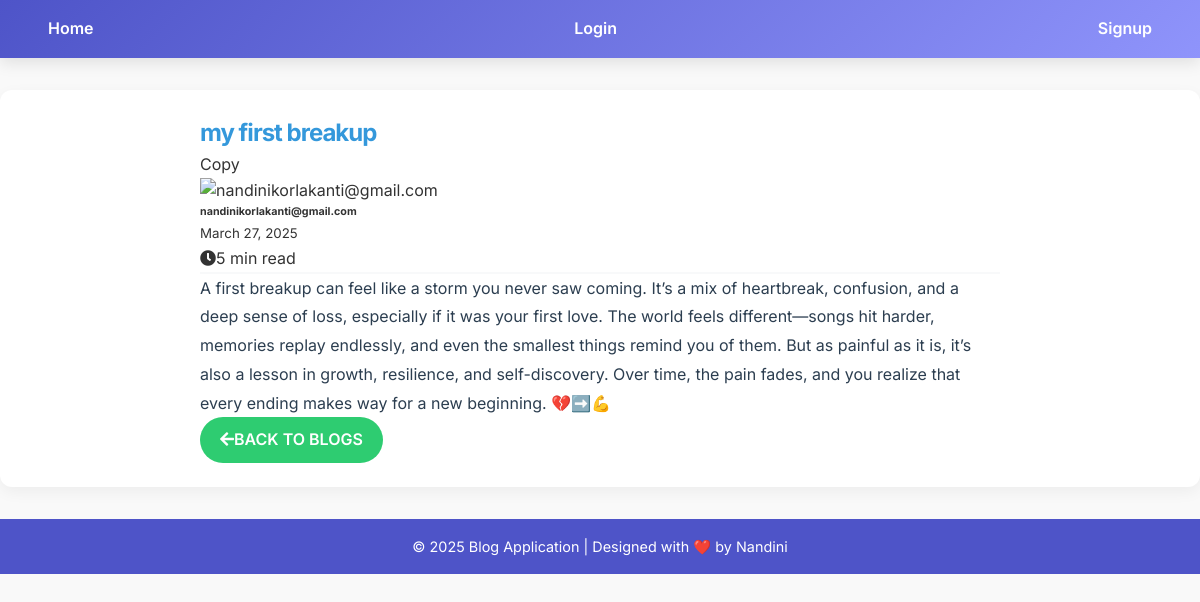
Page /blog/1/ on the committed database.
### blog/models.py (models this page shows, shortened)
class BlogPost(models.Model):
    author = models.ForeignKey(User, on_delete=models.CASCADE)
    title = models.CharField(max_length=200)
    content = models.TextField()
    created_at = models.DateTimeField(auto_now_add=True)
    updated_at = models.DateTimeField(auto_now=True)

### blog/views.py (the view)
# urls.py: path('blog/<int:pk>/', views.blog_detail, name='blog_detail'),
def blog_detail(request, pk):
    blog_post = get_object_or_404(BlogPost, pk=pk)
    return render(request, 'blog/blog_detail.html', {'blog_post': blog_post})

### blog/templates/blog/blog_detail.html (shortened to what this page needs)
{% extends "base.html" %}
{% block content %}
<div class="container blog-details-container mt-4">
    <div class="blog-details-card shadow-lg p-5 bg-white rounded-lg">
        <h2 class="blog-title text-primary mb-3">{{ blog_post.title }}</h2>
Copy    <div class="blog-meta d-flex justify-content-between align-items-center mb-4 pb-3 border-bottom">
        <div class="author-info d-flex align-items-center">
            <div class="author-avatar mr-3">
                <img src="/api/placeholder/50/50" alt="{{ blog_post.author }}" class="rounded-circle" style="width: 50px; height: 50px; object-fit: cover;">
            </div>
            <div>
                <h6 class="mb-0 text-muted">{{ blog_post.author }}</h6>
                <small class="text-muted">{{ blog_post.created_at|date:"F d, Y" }}</small>
            </div>
        </div>
        <div class="blog-read-time text-muted">
            <i class="fas fa-clock mr-2"></i>5 min read
        </div>
    </div>
    <div class="blog-content mb-4">
        <p class="lead text-dark">{{ blog_post.content }}</p>
    </div>
    <div class="blog-actions d-flex justify-content-between align-items-center">
        <a href="{% url 'blog_list' %}" class="btn btn-secondary btn-back">
            <i class="fas fa-arrow-left mr-2"></i>Back to Blogs
        </a>
    </div>
</div>
</div>
{% endblock %}

### blog/templates/base.html (style rules this page uses)
* { margin: 0; padding: 0; box-sizing: border-box; font-family: 'Inter', sans-serif; }
body { background-color: #f9f9f9; color: #333; line-height: 1.6; }
.btn { display: inline-block; padding: 10px 20px; font-size: 1rem; font-weight: 600; text-transform: uppercase; border: none; border-radius: 30px; background-color: #4e54c8; color: #fff; cursor: pointer; transition: all 0.3s ease; text-decoration: none; }

### blog/templates/blog/blog_detail.html (style rules this page uses)
:root { --primary-color: #3498db; --secondary-color: #2ecc71; --text-color: #2c3e50; --background-light: #f8f9fa; }
.blog-details-container { max-width: 800px; margin: 0 auto; }
.blog-details-card { border: none; transition: all 0.3s ease; }
.blog-title { font-weight: 700; color: var(--primary-color); letter-spacing: -1px; }
.blog-meta { border-bottom: 2px solid var(--background-light) !important; }
.btn-back { background-color: var(--secondary-color); border-color: var(--secondary-color); color: white; transition: all 0.3s ease; }
.blog-content .lead { line-height: 1.8; color: var(--text-color); }

### rows in the picture
BlogPost: title "my first breakup", author "nandinikorlakanti@gmail.com", created_at "March 27, 2025", content "A first breakup can feel like a storm you never saw coming. It’s a mix of heartbreak, confusion, and a deep sense of loss, especially if it was your first love. The world feels different—songs hit harder, memories replay endlessly, and even the smallest things remind you of them. But as painful as it is, it’s also a lesson in growth, resilience, and self-discovery. Over time, the pain fades, and you realize that every ending makes way for a new beginning. 💔➡️💪"
